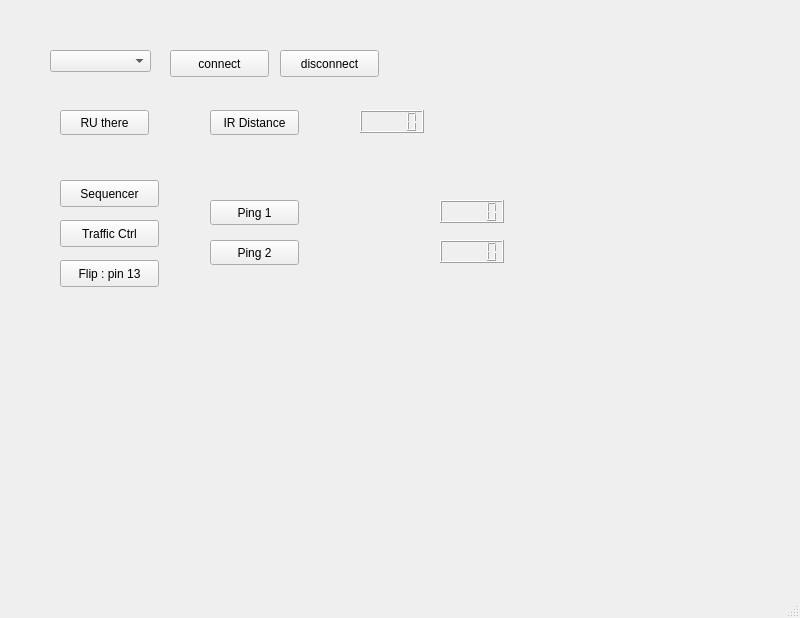
<?xml version="1.0" encoding="UTF-8"?>
<ui version="4.0">
 <class>MainWindow</class>
 <widget class="QMainWindow" name="MainWindow">
  <property name="geometry">
   <rect>
    <x>0</x>
    <y>0</y>
    <width>800</width>
    <height>618</height>
   </rect>
  </property>
  <property name="windowTitle">
   <string>Firmata Ping</string>
  </property>
  <widget class="QWidget" name="centralwidget">
   <widget class="QPushButton" name="connectButton">
    <property name="geometry">
     <rect>
      <x>170</x>
      <y>50</y>
      <width>99</width>
      <height>27</height>
     </rect>
    </property>
    <property name="text">
     <string>connect</string>
    </property>
   </widget>
   <widget class="QPushButton" name="discButton">
    <property name="geometry">
     <rect>
      <x>280</x>
      <y>50</y>
      <width>99</width>
      <height>27</height>
     </rect>
    </property>
    <property name="text">
     <string>disconnect</string>
    </property>
   </widget>
   <widget class="QPushButton" name="connectButton_2">
    <property name="geometry">
     <rect>
      <x>60</x>
      <y>180</y>
      <width>99</width>
      <height>27</height>
     </rect>
    </property>
    <property name="text">
     <string>Sequencer</string>
    </property>
   </widget>
   <widget class="QPushButton" name="connectButton_3">
    <property name="geometry">
     <rect>
      <x>60</x>
      <y>220</y>
      <width>99</width>
      <height>27</height>
     </rect>
    </property>
    <property name="text">
     <string>Traffic Ctrl</string>
    </property>
   </widget>
   <widget class="QPushButton" name="connectButton_4">
    <property name="geometry">
     <rect>
      <x>60</x>
      <y>260</y>
      <width>99</width>
      <height>27</height>
     </rect>
    </property>
    <property name="text">
     <string>Flip : pin 13</string>
    </property>
   </widget>
   <widget class="QComboBox" name="comboBox">
    <property name="geometry">
     <rect>
      <x>50</x>
      <y>50</y>
      <width>101</width>
      <height>22</height>
     </rect>
    </property>
   </widget>
   <widget class="QPushButton" name="pushButton">
    <property name="geometry">
     <rect>
      <x>60</x>
      <y>110</y>
      <width>89</width>
      <height>25</height>
     </rect>
    </property>
    <property name="text">
     <string>RU there</string>
    </property>
   </widget>
   <widget class="QPushButton" name="pushButton_2">
    <property name="geometry">
     <rect>
      <x>210</x>
      <y>200</y>
      <width>89</width>
      <height>25</height>
     </rect>
    </property>
    <property name="text">
     <string>Ping 1</string>
    </property>
   </widget>
   <widget class="QLCDNumber" name="lcdNumber">
    <property name="geometry">
     <rect>
      <x>440</x>
      <y>200</y>
      <width>64</width>
      <height>23</height>
     </rect>
    </property>
   </widget>
   <widget class="QPushButton" name="pushButton_3">
    <property name="geometry">
     <rect>
      <x>210</x>
      <y>240</y>
      <width>89</width>
      <height>25</height>
     </rect>
    </property>
    <property name="text">
     <string>Ping 2</string>
    </property>
   </widget>
   <widget class="QLCDNumber" name="lcdNumber_2">
    <property name="geometry">
     <rect>
      <x>440</x>
      <y>240</y>
      <width>64</width>
      <height>23</height>
     </rect>
    </property>
   </widget>
   <widget class="QLCDNumber" name="lcdNumber_4">
    <property name="geometry">
     <rect>
      <x>360</x>
      <y>110</y>
      <width>64</width>
      <height>23</height>
     </rect>
    </property>
   </widget>
   <widget class="QPushButton" name="pushButton_4">
    <property name="geometry">
     <rect>
      <x>210</x>
      <y>110</y>
      <width>89</width>
      <height>25</height>
     </rect>
    </property>
    <property name="text">
     <string>IR Distance</string>
    </property>
   </widget>
   <widget class="QCustomPlot" name="customPlot" native="true">
    <property name="geometry">
     <rect>
      <x>210</x>
      <y>310</y>
      <width>381</width>
      <height>211</height>
     </rect>
    </property>
   </widget>
  </widget>
  <widget class="QMenuBar" name="menubar">
   <property name="geometry">
    <rect>
     <x>0</x>
     <y>0</y>
     <width>800</width>
     <height>21</height>
    </rect>
   </property>
  </widget>
  <widget class="QStatusBar" name="statusbar"/>
 </widget>
 <customwidgets>
  <customwidget>
   <class>QCustomPlot</class>
   <extends>QWidget</extends>
   <header location="global">qcustomplot.h</header>
   <container>1</container>
  </customwidget>
 </customwidgets>
 <resources/>
 <connections/>
</ui>
